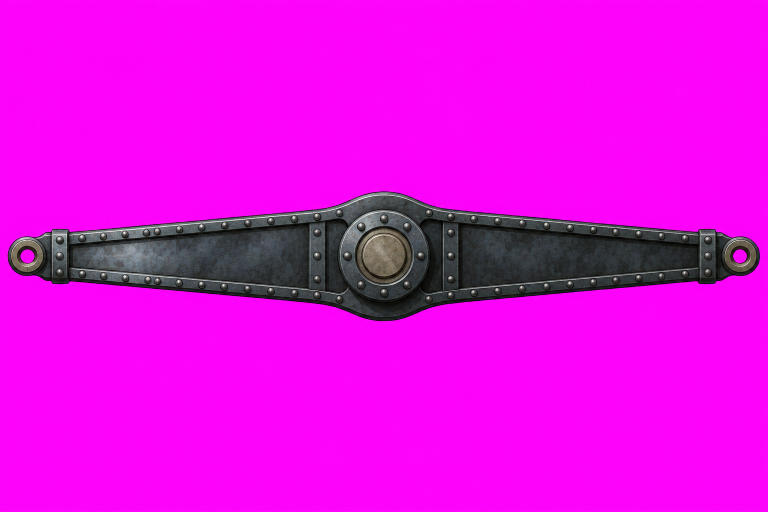
#> input picture app/art-src/beam.png, 1536 x 1024 px (shown at 1/2 size); its folder holds 4 pictures in this run
$ python parts.py
#> lines starting #> are read from the running program, lines starting #| are printed output that depends on the picture; after the words box and inside, x2 and y2 are one past the last pixel; in counts of white or black regions, pixels touching at a corner belong together
"""Cuts the engine's moving parts out of their generated images."""
import json
import numpy as np
from PIL import Image, ImageFilter

def cut(name, core_at=45):
#> called with name = 'beam', core_at = 45
    a = np.asarray(Image.open(name + ".png").convert("RGB")).astype(float)
    r, g, b = a[..., 0], a[..., 1], a[..., 2]
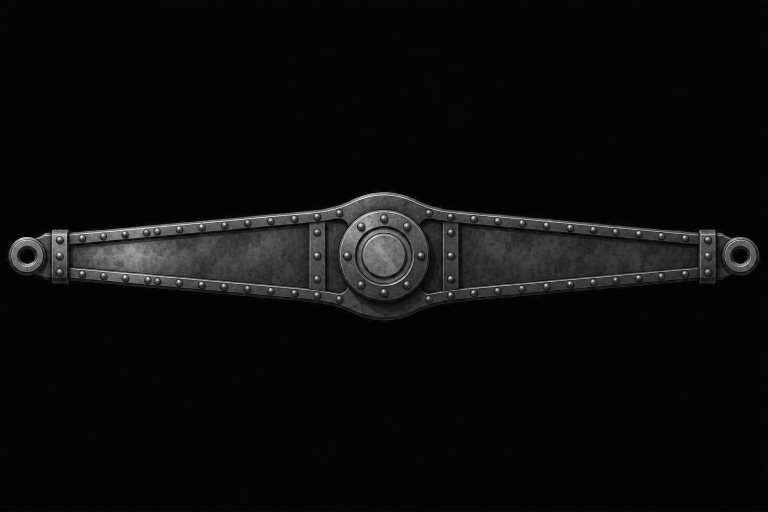
#> g: shape (1024, 1536) float64 (shown at 1/2 size); min 0, max 255, mean 12
    key = np.minimum(r, b) - g
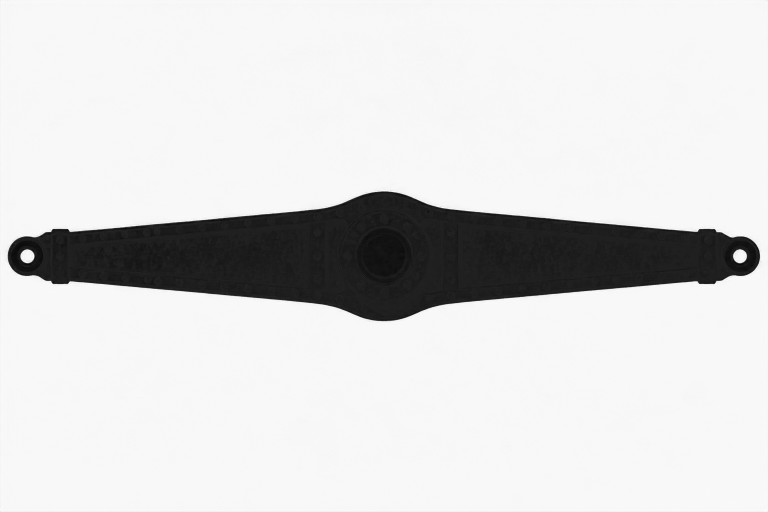
#> key: shape (1024, 1536) float64 (shown at 1/2 size); min -39, max 255, mean 211.2; drawn with min black and max white
    band = np.asarray(Image.fromarray(((key > core_at) * 255).astype("uint8")).filter(ImageFilter.MaxFilter(9))) > 0
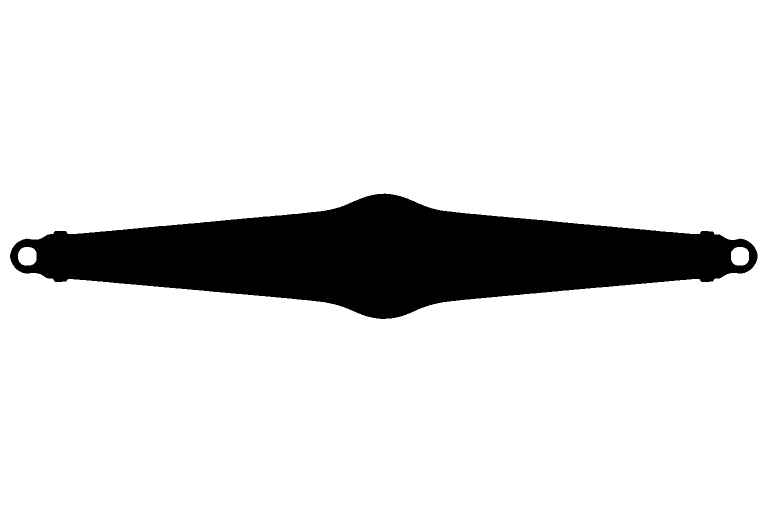
#> band: shape (1024, 1536) bool (shown at 1/2 size); 87% white; 1 black region, box (x1, y1, x2, y2) and area: (20, 387, 1515, 638) 204899
    alpha = np.ones(key.shape); alpha[band] = 1 - np.clip(key[band] / 235, 0, 1)
#> after `alpha[band] = 1 - np.clip(key[band] / 235, 0, 1)`:
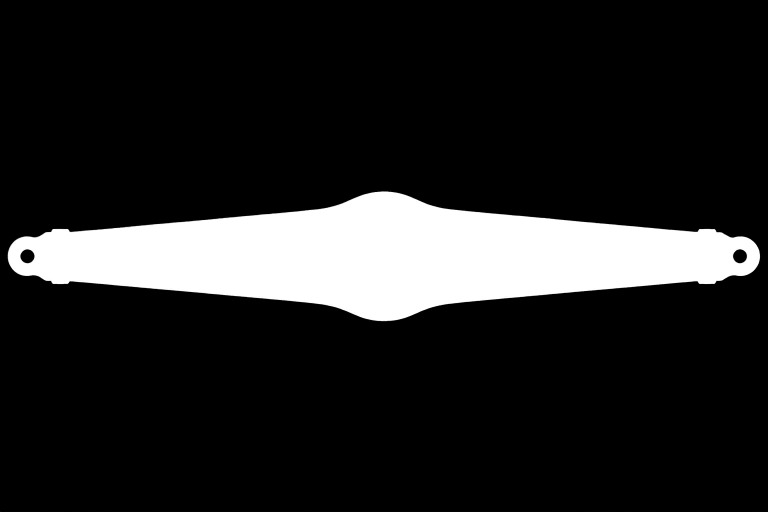
#> alpha: shape (1024, 1536) float64 (shown at 1/2 size); min 0, max 1, mean 0.141
    k = np.maximum(alpha, 0.12)
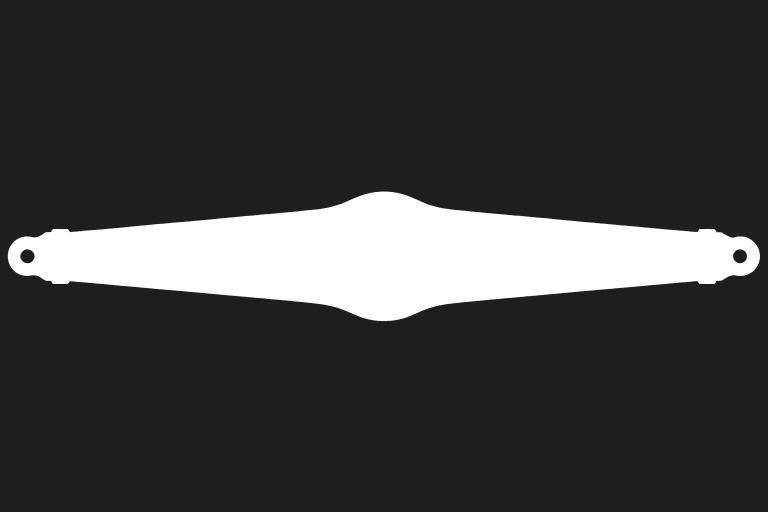
#> k: shape (1024, 1536) float64 (shown at 1/2 size); min 0.12, max 1, mean 0.244
    un = lambda c, m: np.where(band, (c - (1 - k) * m) / k, c)
    im = Image.fromarray(np.dstack([un(r, 255), un(g, 0), un(b, 255), alpha * 255]).clip(0, 255).astype("uint8"), "RGBA")
    return im.crop(im.split()[3].point(lambda v: 255 if v > 128 else 0).getbbox())

geo = {}
beam = cut("beam"); a = np.asarray(beam.split()[3]) > 128
#> after `a = np.asarray(beam.split()[3]) > 128`:
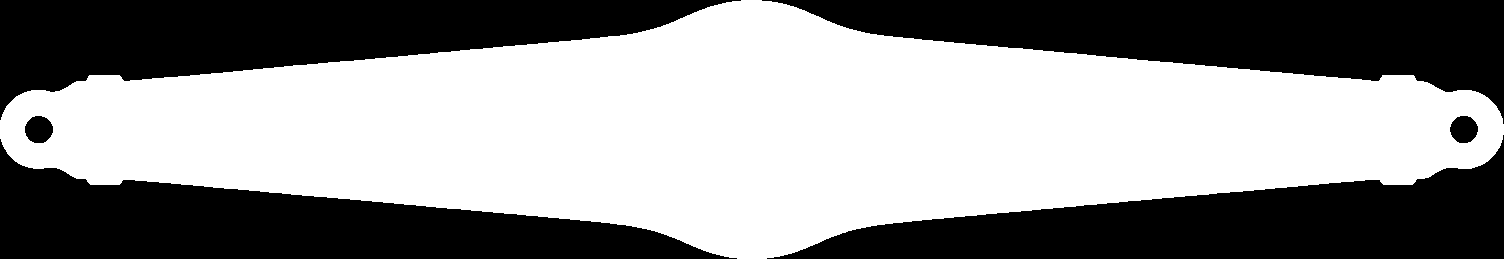
#> a: shape (259, 1504) bool; 56.8% white; 6 black regions, box (x1, y1, x2, y2) and area: (762, 0, 1504, 124) 42156, (0, 0, 741, 120) 42041, (767, 135, 1504, 259) 41438, (0, 139, 737, 259) 41264, (25, 116, 53, 143) 596, (1450, 116, 1478, 143) 590
end = np.where(a[:, -6:].any(1))[0]; geo["beam"] = {"w": beam.width, "h": beam.height, "eye": (end[-1] - end[0] + 1) / 2}
#> after `end = np.where(a[:, -6:].any(1))[0]`: end = 39 values from 110 to 148
beam.resize((900, round(beam.height * 900 / beam.width)), Image.LANCZOS).save("beam.webp", quality=90, method=6, exact=True)
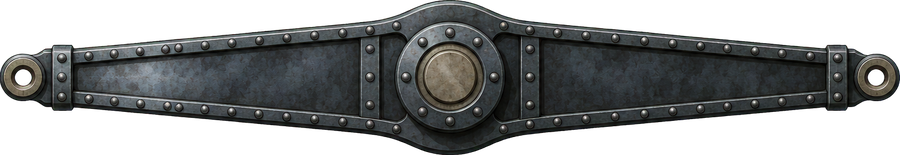
#> saved as beam.webp: PIL image 900x155 RGBA; mean R, G, B, A 35.2, 37.1, 37, 144.9; transparent parts drawn white
wheel = cut("flywheel"); wheel.resize((240, 240), Image.LANCZOS).save("flywheel.webp", quality=90, method=6, exact=True)
#> (the run stopped early here; a loop or call above may not have finished)
